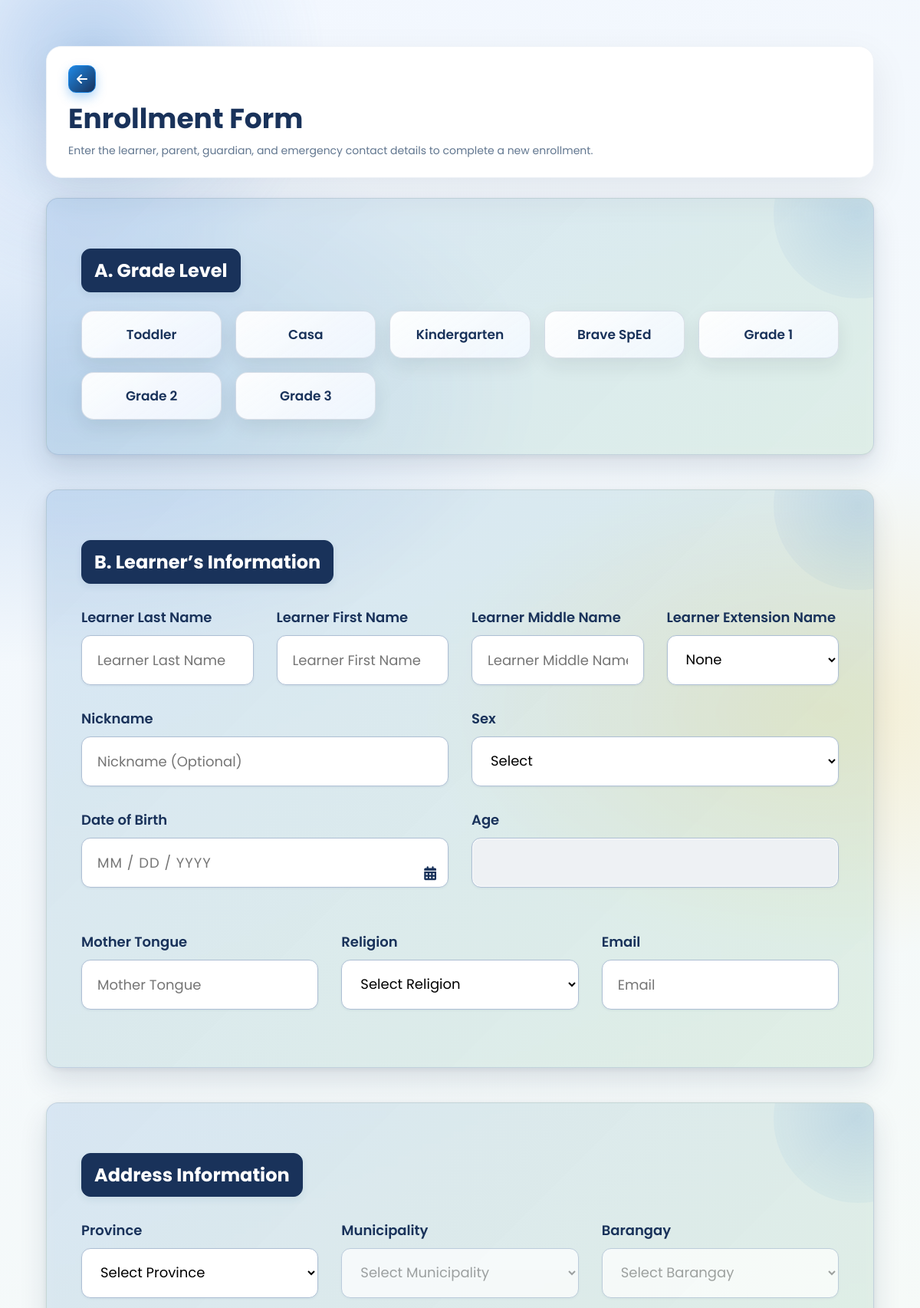
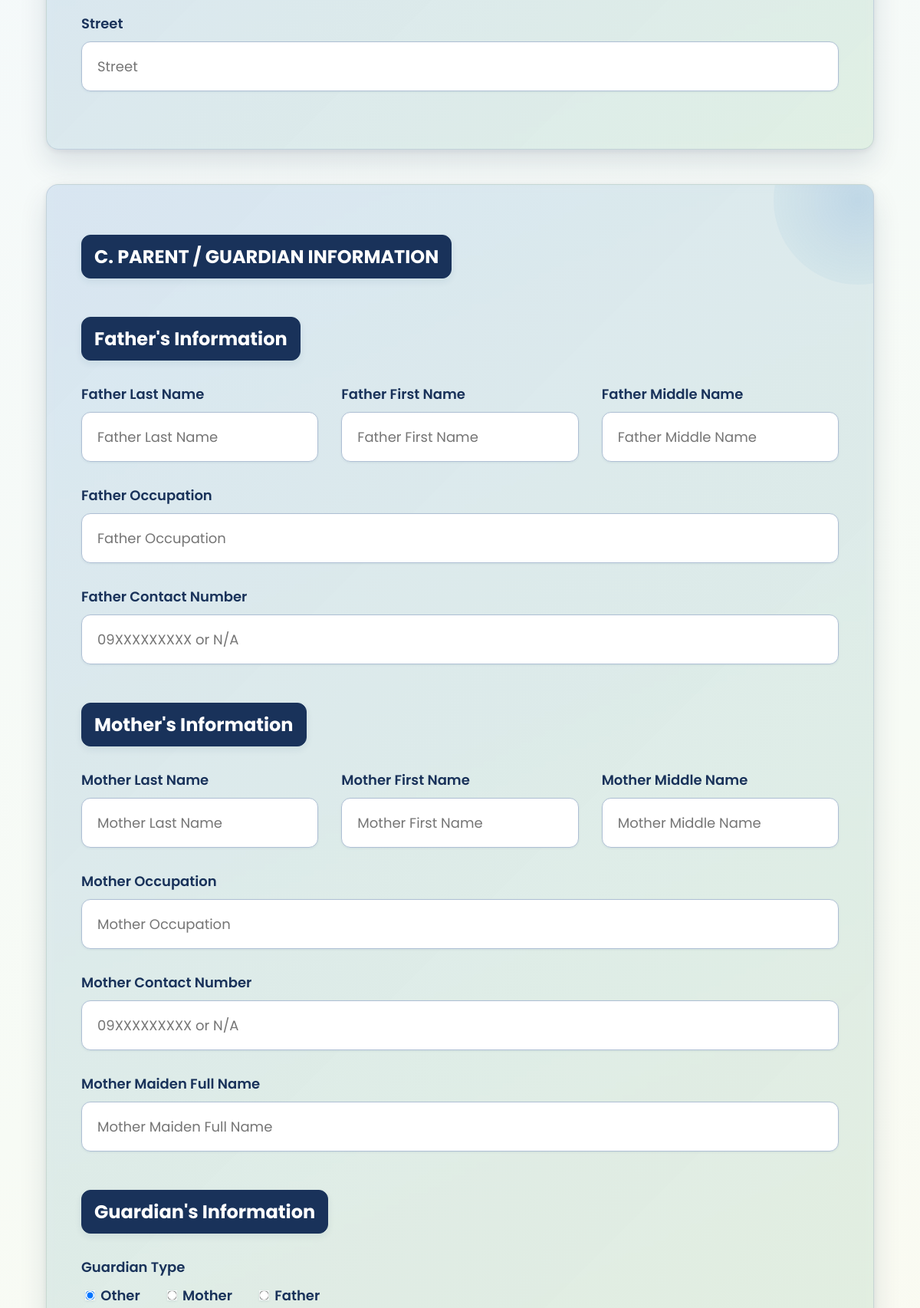
Screenshot of /SmartEnroll/enroll.php (signed in, upper part) with the database file from the repository (2 pictures, top to bottom).
### tables this page shows
CREATE TABLE `enrollment_grade_levels` (
  `id` int(11) NOT NULL,
  `grade_key` varchar(150) NOT NULL,
  `grade_label` varchar(150) NOT NULL,
  `tuition_fee` decimal(12,2) NOT NULL DEFAULT 0.00,
  `sort_order` int(11) NOT NULL DEFAULT 0,
  `is_active` tinyint(1) NOT NULL DEFAULT 1,
  `created_at` timestamp NOT NULL DEFAULT current_timestamp()
);

### SmartEnroll/enroll.php (the view, shortened to what the rows shown need)
<?php
require_once __DIR__ . '/enrollment_form_config.php';
require_once __DIR__ . '/enrollment_fields.php';
$gradeLevels = smartenroll_get_grade_levels();
$customFieldsBySection = smartenroll_custom_fields_by_section();
$customFieldMap = smartenroll_get_field_label_map();
$builtinFieldMap = smartenroll_builtin_field_row_map();
$isBuiltinActive = static fn(string $fieldKey): bool => (int)($builtinFieldMap[$fieldKey]['is_active'] ?? 1) === 1;
$builtinLabel = static fn(string $fieldKey): string => smartenroll_field_labelize($fieldKey, $customFieldMap);
?>
<!DOCTYPE html>
<html lang="en">
<head>
        <link rel="stylesheet" href="https://cdnjs.cloudflare.com/ajax/libs/font-awesome/6.5.1/css/all.min.css">
        <link rel="stylesheet" href="css/enroll.css">
    </head>
    <body class="enroll-body">
   <main class="enroll-form">
    <div class="enroll-page-header">
        <div class="enroll-header-left">
            <div class="enroll-header-title">
                <h1>Enrollment Form</h1>
            </div>
        </div>
    </div>
<form id="enrollmentForm" action="save_enrollment.php" method="POST">
        <?php if ($isBuiltinActive('grade_level') || !empty($customFieldsBySection['Grade Level'])): ?>
        <section class="form-section">
            <h2>A. <?php echo htmlspecialchars($builtinLabel('grade_level')); ?></h2>
            <?php if ($isBuiltinActive('grade_level')): ?>
                <div class="ch-grid">
                    <?php foreach ($gradeLevels as $gradeLevel): ?>
                        <label class="grade-level-option">
                            <span class="grade-level-button"><?php echo htmlspecialchars((string)$gradeLevel['grade_label']); ?></span>
                        </label>
                    <?php endforeach; ?>
                </div>
            <?php endif; ?>
        </section>
        <?php endif; ?>
        <section class="form-section">
            <h2>B. Learner’s Information</h2>
        </section>
    <section class="form-section">
        <h2>Address Information</h2>
    </section>
    <section class="form-section">
        <h2>C. PARENT / GUARDIAN INFORMATION</h2><br>
        <h2>Father's Information</h2>
        <h2>Mother's Information</h2>
        <h2>Guardian's Information</h2>
    </section>
</form>
    </main>
    </body>
    </html>

### rows the page displays
enrollment_grade_levels: grade_label "Toddler"
enrollment_grade_levels: grade_label "Casa"
enrollment_grade_levels: grade_label "Kindergarten"
enrollment_grade_levels: grade_label "Brave SpEd"
enrollment_grade_levels: grade_label "Grade 1"
enrollment_grade_levels: grade_label "Grade 2"
enrollment_grade_levels: grade_label "Grade 3"

### other values shown
$builtinLabel('grade_level') "Grade Level"
$builtinLabel('learner_lname') "Learner Last Name"
$builtinLabel('learner_fname') "Learner First Name"
$builtinLabel('learner_mname') "Learner Middle Name"
$builtinLabel('learner_ext') "Learner Extension Name"
$builtinLabel('nickname') "Nickname"
$builtinLabel('sex') "Sex"
$builtinLabel('dob') "Date of Birth"
$builtinLabel('age') "Age"
$builtinLabel('mother_tongue') "Mother Tongue"
$builtinLabel('religion') "Religion"
$builtinLabel('email') "Email"
$builtinLabel('province') "Province"
$builtinLabel('municipality') "Municipality"
$builtinLabel('barangay') "Barangay"
